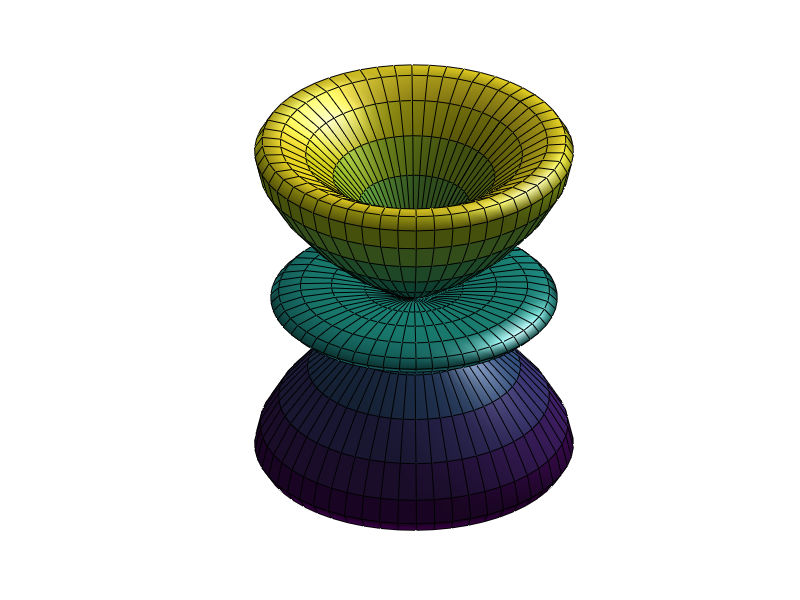

This figure's MATLAB source:
%Part of code used from MATLAB samples online
M = 2;  % ORDER - Does not work with negative
L = 4;  % DEGREE
RES = [55 55];
THETA = linspace(0,2*pi,RES(1));
PHI = linspace(0,  pi,RES(2));
[THETA,PHI]= meshgrid(THETA,PHI);
LMN=legendre(L,cos(PHI));
if L~=0
  LMN=squeeze(LMN(M+1,:,:));
end
a = ((2*L+1)/(4*pi));
b = factorial(L-M)/factorial(L+M);
C = sqrt(a*b);
YMN = C*LMN.*exp(1i*M*THETA);
[XM,YM,ZM]=sph2cart(THETA,PHI-pi/2,abs(YMN).^2);
figure;
surf(XM,YM,ZM); 
axis equal off;
light;
lighting gouraud 
camzoom(1.2);